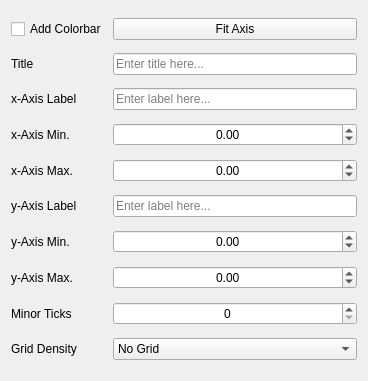
<?xml version="1.0" encoding="UTF-8"?>
<ui version="4.0">
 <class>options</class>
 <widget class="QWidget" name="options">
  <property name="windowModality">
   <enum>Qt::WindowModal</enum>
  </property>
  <property name="geometry">
   <rect>
    <x>0</x>
    <y>0</y>
    <width>368</width>
    <height>381</height>
   </rect>
  </property>
  <property name="sizePolicy">
   <sizepolicy hsizetype="Fixed" vsizetype="Fixed">
    <horstretch>0</horstretch>
    <verstretch>0</verstretch>
   </sizepolicy>
  </property>
  <property name="windowTitle">
   <string>Options</string>
  </property>
  <layout class="QGridLayout" name="gridLayout_2">
   <item row="4" column="0">
    <widget class="QLabel" name="x_max_label">
     <property name="text">
      <string>x-Axis Max.</string>
     </property>
    </widget>
   </item>
   <item row="8" column="0">
    <widget class="QLabel" name="ticks_label">
     <property name="text">
      <string>Minor Ticks</string>
     </property>
    </widget>
   </item>
   <item row="1" column="0">
    <widget class="QLabel" name="title_label">
     <property name="text">
      <string>Title</string>
     </property>
    </widget>
   </item>
   <item row="6" column="2">
    <widget class="QDoubleSpinBox" name="y_min_spinbox">
     <property name="alignment">
      <set>Qt::AlignCenter</set>
     </property>
     <property name="correctionMode">
      <enum>QAbstractSpinBox::CorrectToNearestValue</enum>
     </property>
     <property name="keyboardTracking">
      <bool>false</bool>
     </property>
     <property name="minimum">
      <double>-1000.000000000000000</double>
     </property>
     <property name="maximum">
      <double>1.000000000000000</double>
     </property>
     <property name="singleStep">
      <double>0.100000000000000</double>
     </property>
     <property name="value">
      <double>0.000000000000000</double>
     </property>
    </widget>
   </item>
   <item row="0" column="0">
    <widget class="QCheckBox" name="colorbar_checkbox">
     <property name="text">
      <string>Add Colorbar</string>
     </property>
    </widget>
   </item>
   <item row="0" column="2">
    <widget class="QPushButton" name="fit_button">
     <property name="text">
      <string>Fit Axis</string>
     </property>
    </widget>
   </item>
   <item row="1" column="2">
    <widget class="QLineEdit" name="title_line_edit">
     <property name="placeholderText">
      <string>Enter title here...</string>
     </property>
    </widget>
   </item>
   <item row="7" column="0">
    <widget class="QLabel" name="y_max_label">
     <property name="text">
      <string>y-Axis Max.</string>
     </property>
    </widget>
   </item>
   <item row="6" column="0">
    <widget class="QLabel" name="y_min_label">
     <property name="text">
      <string>y-Axis Min.</string>
     </property>
    </widget>
   </item>
   <item row="3" column="0">
    <widget class="QLabel" name="x_min_label">
     <property name="text">
      <string>x-Axis Min.</string>
     </property>
    </widget>
   </item>
   <item row="12" column="0">
    <widget class="QLabel" name="grid_label">
     <property name="text">
      <string>Grid Density</string>
     </property>
    </widget>
   </item>
   <item row="8" column="2">
    <widget class="QSpinBox" name="ticks_spinbox">
     <property name="alignment">
      <set>Qt::AlignCenter</set>
     </property>
     <property name="correctionMode">
      <enum>QAbstractSpinBox::CorrectToNearestValue</enum>
     </property>
     <property name="keyboardTracking">
      <bool>false</bool>
     </property>
     <property name="value">
      <number>0</number>
     </property>
    </widget>
   </item>
   <item row="3" column="2">
    <widget class="QDoubleSpinBox" name="x_min_spinbox">
     <property name="alignment">
      <set>Qt::AlignCenter</set>
     </property>
     <property name="correctionMode">
      <enum>QAbstractSpinBox::CorrectToNearestValue</enum>
     </property>
     <property name="keyboardTracking">
      <bool>false</bool>
     </property>
     <property name="minimum">
      <double>-1000.000000000000000</double>
     </property>
     <property name="maximum">
      <double>1.000000000000000</double>
     </property>
     <property name="singleStep">
      <double>0.100000000000000</double>
     </property>
     <property name="value">
      <double>0.000000000000000</double>
     </property>
    </widget>
   </item>
   <item row="4" column="2">
    <widget class="QDoubleSpinBox" name="x_max_spinbox">
     <property name="alignment">
      <set>Qt::AlignCenter</set>
     </property>
     <property name="correctionMode">
      <enum>QAbstractSpinBox::CorrectToNearestValue</enum>
     </property>
     <property name="keyboardTracking">
      <bool>false</bool>
     </property>
     <property name="minimum">
      <double>-1.000000000000000</double>
     </property>
     <property name="maximum">
      <double>1000.000000000000000</double>
     </property>
     <property name="singleStep">
      <double>0.100000000000000</double>
     </property>
     <property name="value">
      <double>0.000000000000000</double>
     </property>
    </widget>
   </item>
   <item row="12" column="2">
    <widget class="QComboBox" name="grid_combobox">
     <property name="currentIndex">
      <number>0</number>
     </property>
     <property name="maxVisibleItems">
      <number>3</number>
     </property>
     <property name="maxCount">
      <number>3</number>
     </property>
     <item>
      <property name="text">
       <string>No Grid</string>
      </property>
     </item>
     <item>
      <property name="text">
       <string>Major Only</string>
      </property>
     </item>
     <item>
      <property name="text">
       <string>Major and Minor</string>
      </property>
     </item>
    </widget>
   </item>
   <item row="7" column="2">
    <widget class="QDoubleSpinBox" name="y_max_spinbox">
     <property name="alignment">
      <set>Qt::AlignCenter</set>
     </property>
     <property name="correctionMode">
      <enum>QAbstractSpinBox::CorrectToNearestValue</enum>
     </property>
     <property name="keyboardTracking">
      <bool>false</bool>
     </property>
     <property name="minimum">
      <double>-1.000000000000000</double>
     </property>
     <property name="maximum">
      <double>1000.000000000000000</double>
     </property>
     <property name="singleStep">
      <double>0.100000000000000</double>
     </property>
     <property name="value">
      <double>0.000000000000000</double>
     </property>
    </widget>
   </item>
   <item row="2" column="0">
    <widget class="QLabel" name="x_label_label">
     <property name="text">
      <string>x-Axis Label</string>
     </property>
    </widget>
   </item>
   <item row="2" column="2">
    <widget class="QLineEdit" name="x_line_edit">
     <property name="placeholderText">
      <string>Enter label here...</string>
     </property>
    </widget>
   </item>
   <item row="5" column="0">
    <widget class="QLabel" name="y_label_label">
     <property name="text">
      <string>y-Axis Label</string>
     </property>
    </widget>
   </item>
   <item row="5" column="2">
    <widget class="QLineEdit" name="y_line_edit">
     <property name="placeholderText">
      <string>Enter label here...</string>
     </property>
     <property name="clearButtonEnabled">
      <bool>false</bool>
     </property>
    </widget>
   </item>
  </layout>
 </widget>
 <resources/>
 <connections/>
</ui>
